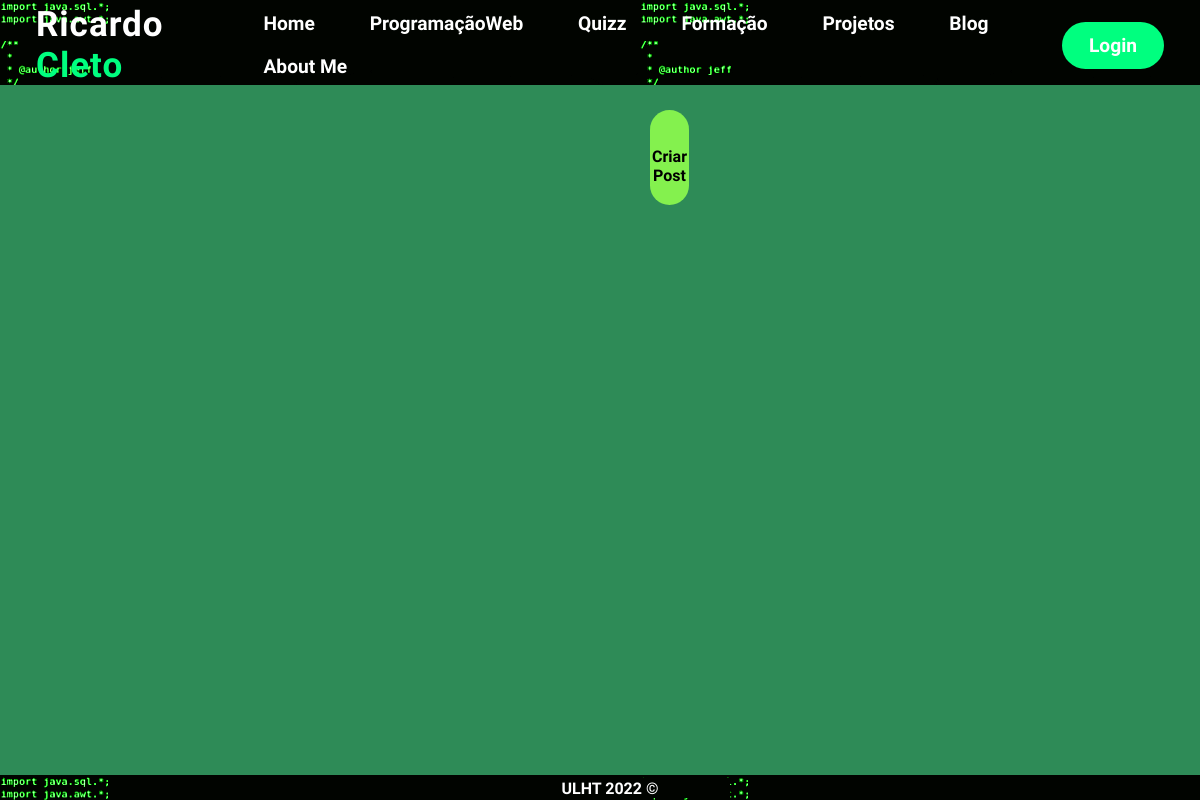
The page /blog on the database as committed earlier.
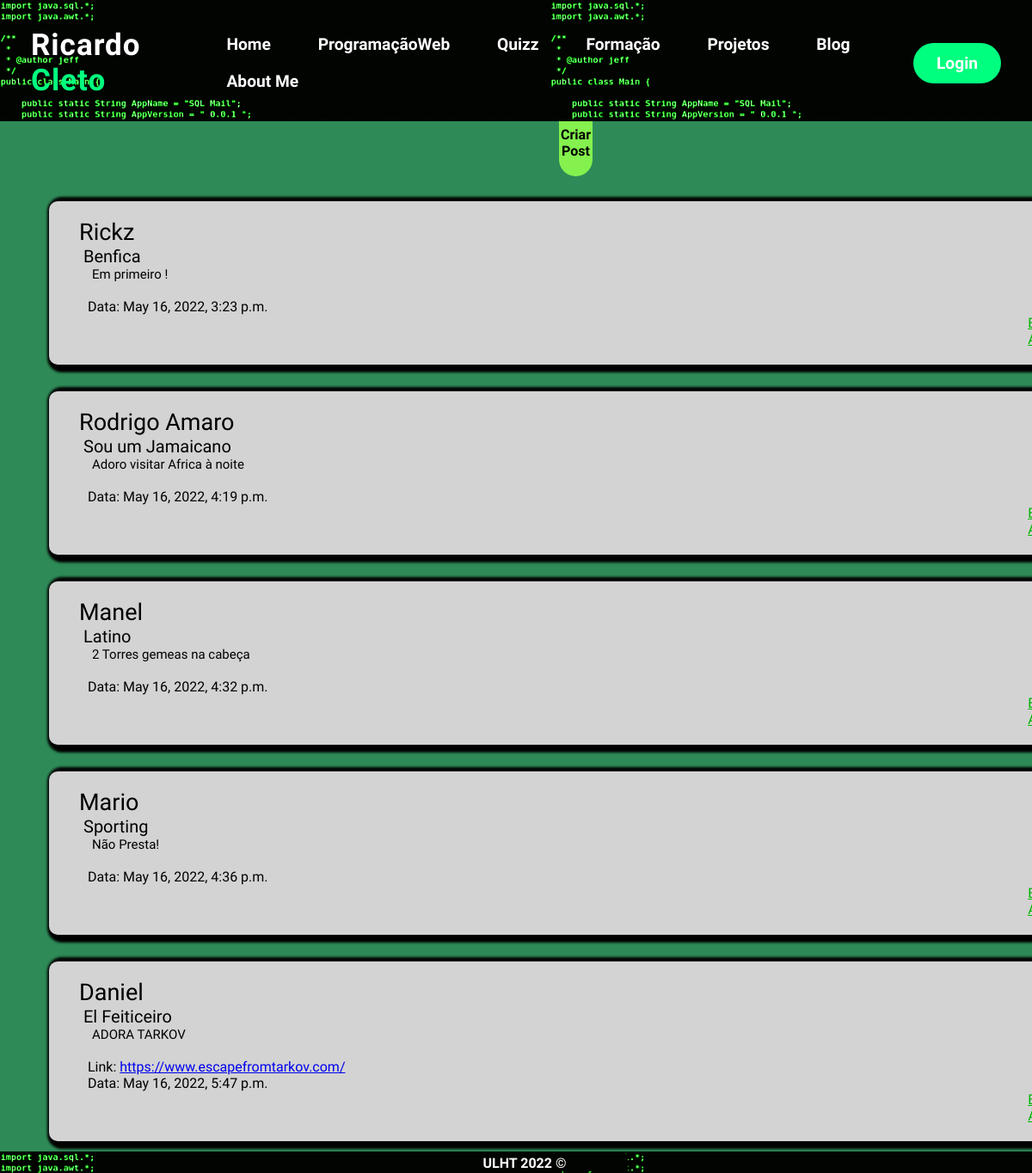
The same page on the database as committed later.
### portfolio/models.py (models this page shows, shortened)
class Post(models.Model):
    autor = models.CharField(max_length=100)
    data = models.DateTimeField(auto_now_add=True)
    titulo = models.CharField(max_length=200)
    descricao = models.CharField(max_length=400)
    link = models.URLField(max_length=200, blank=True)

### portfolio/views.py (the view)
# urls.py: path('blog', views.blog_view, name='blog'),
def blog_view(request):
    context = {'post': Post.objects.all()}
    return render(request, 'portfolio/blog.html', context)

### portfolio/templates/portfolio/blog.html
{% extends 'portfolio/layout.html' %}
{% block style %}
    {% load static %}
    <link rel="stylesheet" type="text/css" href="{% static 'portfolio/css/blog.css' %}"/>
{% endblock style %}
{% block main %}
<div class="container">
    <div class="divRetangulos">
        <a href="{% url 'portfolio:nova' %}" class="btn1" >Criar Post</a>
        {% for posts in post %}
            <div>
                <p>{{posts.autor}}</p>
                <p>{{posts.titulo}}</p>
                <p>{{posts.descricao}}</p>
                <br>
                {% if posts.link %}
                    <p>Link: <a href="{{posts.link}}">{{posts.link}}</a></p>
                {% endif %}
                <p>Data: {{posts.data}}</p>
                <a href="{% url 'portfolio:edita' posts.id %}" class="editar">Editar</a> <a href="{% url 'portfolio:apaga' posts.id %}" class="apagar">Apagar</a>
            </div>
        {% endfor %}
    </div>
</div>
{% endblock main %}

Rows that differ between the two databases and show on the page:
added Post: autor "Rickz", titulo "Benfica", descricao "Em primeiro !", data "May 16, 2022, 3:23 p.m."
added Post: autor "Rodrigo Amaro", titulo "Sou um Jamaicano", descricao "Adoro visitar Africa à noite", data "May 16, 2022, 4:19 p.m."
added Post: autor "Manel", titulo "Latino", descricao "2 Torres gemeas na cabeça", data "May 16, 2022, 4:32 p.m."
added Post: autor "Mario", titulo "Sporting", descricao "Não Presta!", data "May 16, 2022, 4:36 p.m."
added Post: autor "Daniel", titulo "El Feiticeiro", descricao "ADORA TARKOV", link "https://www.escapefromtarkov.com/", data "May 16, 2022, 5:47 p.m."
